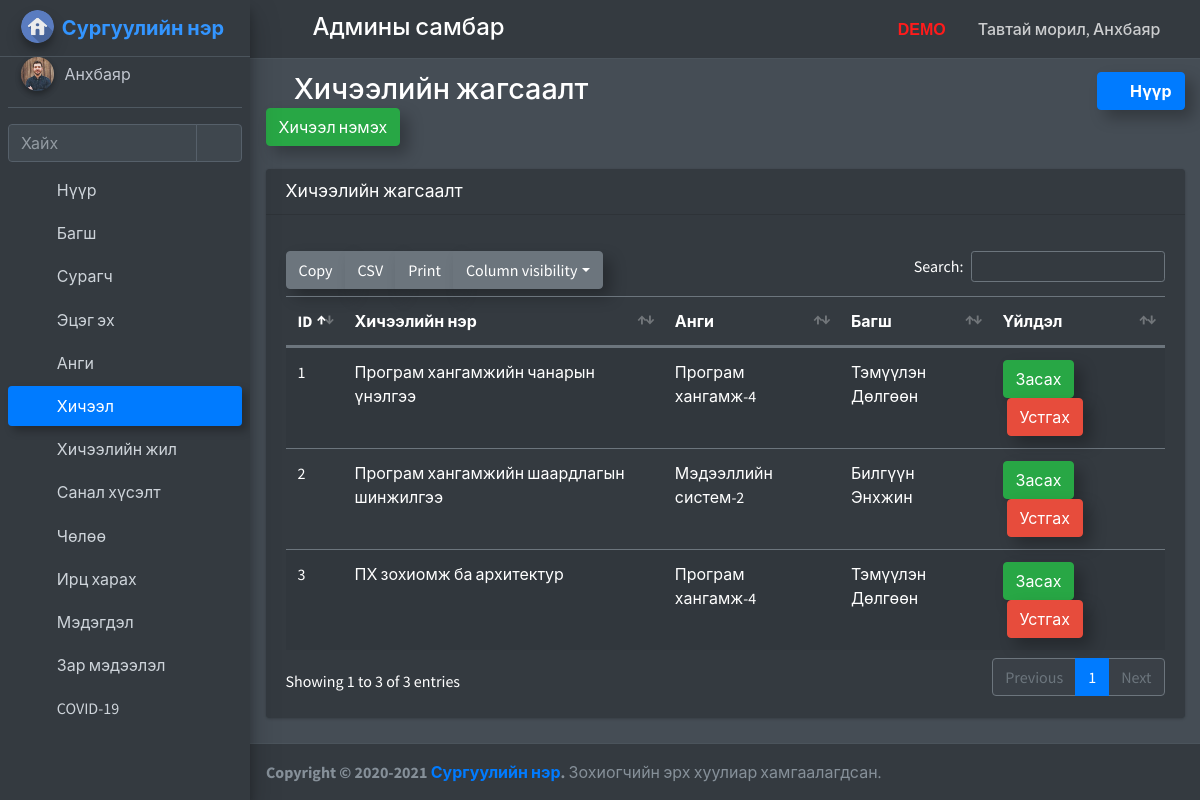
/manage_subject (signed in), run on the app's committed database.
### school_management_app/models.py (models this page shows)
class CustomUser(AbstractUser):
    user_type_data=((1,"HOD"),(2,"Staff"),(3,"Student"),(4,"Parent"))
    user_type=models.CharField(default=1,choices=user_type_data,max_length=10)

class AdminHOD(models.Model):
    id=models.AutoField(primary_key=True)
    admin=models.OneToOneField(CustomUser,on_delete=models.CASCADE)
    created_at=models.DateTimeField(auto_now_add=True)
    updated_at=models.DateTimeField(auto_now_add=True)
    profile_pic=models.FileField(default="")
    objects=models.Manager()

class Subjects(models.Model):
    id=models.AutoField(primary_key=True)
    subject_name=models.CharField(max_length=255)
    course_id=models.ForeignKey(Courses,on_delete=models.CASCADE,default=1)
    staff_id=models.ForeignKey(CustomUser,on_delete=models.CASCADE)
    created_at=models.DateTimeField(auto_now_add=True)
    updated_at=models.DateTimeField(auto_now_add=True)
    objects=models.Manager()

class Courses(models.Model):
    id=models.AutoField(primary_key=True)
    course_name=models.CharField(max_length=255)
    created_at=models.DateTimeField(auto_now_add=True)
    updated_at=models.DateTimeField(auto_now_add=True)
    objects=models.Manager()

### school_management_app/HodViews.py (the view)
# urls.py: path('manage_subject', HodViews.manage_subject,name="manage_subject"),
def manage_subject(request):
    user=CustomUser.objects.get(id=request.user.id)
    admin=AdminHOD.objects.get(admin=user)
    subjects=Subjects.objects.all()
    return render(request,"hod_template/manage_subject_template.html",{"subjects":subjects,"admin":admin})

### school_management_app/templates/hod_template/manage_subject_template.html (shortened to what this page needs)
{% extends 'hod_template/base_template.html' %}
{% load static %}
{% block page_title %}
{% block custom_css %}
<link rel="stylesheet" href="{% static "plugins/datatables-bs4/css/dataTables.bootstrap4.min.css" %}">
<link rel="stylesheet" href="{% static "plugins/datatables-responsive/css/responsive.bootstrap4.min.css" %}">
<link rel="stylesheet" href="{% static "plugins/datatables-buttons/css/buttons.bootstrap4.min.css" %}">
{% endblock custom_css %}
<i class="nav-icon fas fa-book-open"></i> Хичээлийн жагсаалт <a href="/add_subject" class="btn btn-success">Хичээл нэмэх</a>
{% endblock page_title %}
{% block main_content %}
<section class="content">
  <div class="container-fluid">
    <div class="row">
      <div class="col-12">
        <div class="card">
          <div class="card-header">
            <h3 class="card-title">Хичээлийн жагсаалт</h3>
          </div>
          <div class="card-body">
            <table id="example1" class="table table-striped">
              <thead>
                <tr>
                  <th>ID</th>
                  <th>Хичээлийн нэр</th>
                  <th>Анги</th>
                  <th>Багш</th>
                  <th>Үйлдэл</th>
                </tr>
              </thead>
              <tbody>
                {% for subject in subjects %}
                <tr>
                  <td>{{ subject.id }}</td>
                  <td>{{ subject.subject_name }}</td>
                  <td>{{ subject.course_id.course_name }}</td>
                  <td>{{ subject.staff_id.first_name }} {{ subject.staff_id.last_name }}</td>
                  <td style="width: 150px;"><a href="/edit_subject/{{ subject.id }}" class="btn btn-success">Засах</a>
                  <a href="/delete_subject/{{ subject.id }}" title="Delete" data-toggle="modal" data-target="#deleteReply" id="deleteButton{{subject.id}}" class="btn btn-danger ml-1 confirm-delete">Устгах</a></td>
                </tr>
                {% endfor %}
              </tbody>
            </table>
          </div>
        </div>
      </div>
    </div>
  </div>
</section>
{% endblock main_content %}

### school_management_app/templates/hod_template/base_template.html (shortened to what this page needs)
{% load static %}
<!DOCTYPE html>
<html>
<head>
  <link rel="stylesheet" href="{% static "plugins/fontawesome-free/css/all.min.css" %}">
  <link rel="stylesheet" href="https://code.ionicframework.com/ionicons/2.0.1/css/ionicons.min.css">
  <link rel="stylesheet" href="{% static "plugins/tempusdominus-bootstrap-4/css/tempusdominus-bootstrap-4.min.css" %}">
  <link rel="stylesheet" href="{% static "plugins/icheck-bootstrap/icheck-bootstrap.min.css" %}">
  <link rel="stylesheet" href="{% static "plugins/jqvmap/jqvmap.min.css" %}">
  <link rel="stylesheet" href="{% static "dist/css/adminlte.min.css" %}">
  <link rel="stylesheet" href="{% static "plugins/overlayScrollbars/css/OverlayScrollbars.min.css" %}">
  <link rel="stylesheet" href="{% static "plugins/daterangepicker/daterangepicker.css" %}">
  <link rel="stylesheet" href="{% static "plugins/summernote/summernote-bs4.css" %}">
  <link rel="stylesheet" href="{% static "custom/css/style.css" %}">
  {% block custom_css %} {% endblock custom_css %}
</head>
<body class="hold-transition sidebar-mini layout-fixed layout-navbar-fixed dark-mode">
  <div class="wrapper">
    <nav class="main-header navbar navbar-expand navbar-dark">
      <ul class="navbar-nav">
        <li class="nav-item">
          <a class="nav-link" data-widget="pushmenu" href="#"><i class="fas fa-bars"></i></a>
        </li>
      </ul>
      <h4 class="title-c1" style="margin-left: 10px; margin-top: 5px;">
        <span class="desktop">Админы самбар</span>
      </h4>
      <ul class="navbar-nav ml-auto">
        <li class="nav-item d-flex">
          <a class="nav-link">
            <span class="desktop-demo">DEMO</span>
        </li>
        <li class="nav-item d-flex">
          <a class="nav-link title-c2" style="white-space: nowrap; cursor: pointer;" data-toggle="dropdown" aria-haspopup="true" aria-expanded="false">
            <span class="hidden">Тавтай морил, </span>{{ user.last_name }}
            <i class="fas fa-angle-down"></i>
          </a>
        </li>
      </ul>
    </nav>
    {% include 'hod_template/sidebar_template.html' with user=user id=id %}
    <div class="content-wrapper">
      <div class="content-header">
        <div class="container-fluid">
          <div class="row mb-2">
            <div class="col-sm-6">
              <h1 class="m-0">
                {% block page_title %}
                {% endblock page_title %}
              </h1>
            </div>
            <div class="col-sm-6">
              <ol class="breadcrumb float-sm-right">
                <li class="breadcrumb-item"><a class="btn btn-primary font-weight-bold" href="{% url 'admin_home' %}"><i class="nav-icon fas fa-tachometer-alt mr-2"></i>Нүүр</a></li>
              </ol>
            </div>
          </div>
        </div>
      </div>
      {% block main_content %}{% endblock main_content %}
    </div>
    {% include 'hod_template/footer.html' %}
  </div>
</body>
</html>

### school_management_app/templates/hod_template/sidebar_template.html (shortened to what this page needs)
{% load static %}
<aside class="main-sidebar sidebar-dark-primary elevation-4">
  <a href="/admin_home" class="brand-link">
    <img src="{% static "dist/img/home-icon.png" %}" alt="logo" class="brand-image img-circle elevation-3"
      style="opacity: .9">
    <span class="brand-text font-weight-bold">Сургуулийн нэр</span>
  </a>
  <div class="sidebar">
    <div class="user-panel mt-3 pb-3 mb-3 d-flex">
      <div class="image">
        <img src="{{ admin.profile_pic }}" class="img-circle elevation-2 zoomD" alt="User Image">
      </div>
      <div class="info">
        <a href="{% url 'admin_profile' %}" class="d-block ">{{ user.last_name }}</a>
      </div>
    </div>
    <div class="form-inline">
      <div class="input-group" data-widget="sidebar-search">
        <input class="form-control form-control-sidebar" type="search" placeholder="Хайх" aria-label="Search">
        <div class="input-group-append">
          <button class="btn btn-sidebar" style="box-shadow: none !important;">
            <i class="fas fa-search fa-fw"></i>
          </button>
        </div>
      </div>
    </div>
    <nav class="mt-2">
      <ul class="nav nav-pills nav-sidebar flex-column nav-child-indent" data-widget="treeview" role="menu"
        data-accordion="false">
        <li class="nav-item">
          {% url 'admin_home' as admin_home %}
          <a href="{{ admin_home }}" class="nav-link {% if request.path == admin_home %} active {% endif %}">
            <i class="nav-icon fas fa-tachometer-alt"></i>
            <p>Нүүр</p>
          </a>
        </li>
        <li class="nav-item">
          {% url 'add_staff' as add_staff %}
          {% url 'manage_staff' as manage_staff %}
          {% url 'edit_staff' staff_id=id as edit_staff %}
          <a href="#" class="nav-link {% if request.path == add_staff %} active {% elif request.path == manage_staff %} active {% elif request.path == edit_staff %} active {% endif %}">
            <i class="nav-icon fas fa-chalkboard-teacher"></i>
            <p>Багш
              <i class="right fas fa-angle-left"></i>
            </p>
          </a>
        </li>
        <li class="nav-item">
          {% url 'add_student' as add_student %}
          {% url 'manage_student' as manage_student %}
          {% url 'edit_student' student_id=id as edit_student %}
          <a href="#" class="nav-link {% if request.path == add_student %} active {% elif request.path == manage_student %} active {% elif request.path == edit_student %} active {% endif %}">
            <i class="nav-icon fas fa-user-graduate"></i>
            <p>
              Сурагч
              <i class="right fas fa-angle-left"></i>
            </p>
          </a>
        </li>
        <li class="nav-item">
          {% url 'add_parent' as add_parent %}
          {% url 'manage_parent' as manage_parent %}
          {% url 'edit_parent' parent_id=id as edit_parent %}
          <a href="#" class="nav-link {% if request.path == add_parent %} active {% elif request.path == manage_parent %} active {% elif request.path == edit_parent %} active {% endif %}">
            <i class="nav-icon fas fa-users"></i>
            <p>
              Эцэг эх
              <i class="right fas fa-angle-left"></i>
            </p>
          </a>
        </li>
        <li class="nav-item">
          {% url 'add_course' as add_course %}
          {% url 'manage_course' as manage_course %}
          {% url 'edit_course' course_id=id as edit_course %}
          <a href="#" class="nav-link {% if request.path == add_course %} active {% elif request.path == manage_course %} active {% elif request.path == edit_course %} active {% endif %}">
            <i class="nav-icon fas fa-book"></i>
            <p>
              Анги
              <i class="right fas fa-angle-left"></i>
            </p>
          </a>
        </li>
        <li class="nav-item">
          {% url 'add_subject' as add_subject %}
          {% url 'manage_subject' as manage_subject %}
          {% url 'edit_subject' subject_id=id as edit_subject %}
          <a href="#" class="nav-link {% if request.path == add_subject %} active {% elif request.path == manage_subject %} active {% elif request.path == edit_subject %} active {% endif %}">
            <i class="nav-icon fas fa-book-open"></i>
            <p>
              Хичээл
              <i class="right fas fa-angle-left"></i>
            </p>
          </a>
        </li>
        <li class="nav-item">
          {% url 'add_session' as add_session %}
          {% url 'manage_session' as manage_session %}
          <a href="#" class="nav-link {% if request.path == add_session %} active {% elif request.path == manage_session %} active {% endif %}">
            <i class="nav-icon fas fa-calendar-alt"></i>
            <p>
              Хичээлийн жил
              <i class="right fas fa-angle-left"></i>
            </p>
          </a>
        </li>
        <li class="nav-item">
          {% url 'student_feedback_message' as student_feedback_message %}
          {% url 'staff_feedback_message' as staff_feedback_message %}
          {% url 'parent_feedback_message' as parent_feedback_message %}
          <a href="#" class="nav-link {% if request.path == student_feedback_message %} active {% elif request.path == staff_feedback_message %} active {% elif request.path == parent_feedback_message %} active {% endif %}">
            <i class="nav-icon fas fa-comments"></i>
            <p>
              Санал хүсэлт
              <i class="right fas fa-angle-left"></i>
            </p>
          </a>
        </li>
        <li class="nav-item">
          {% url 'student_leave_view' as student_leave_view %}
          {% url 'staff_leave_view' as staff_leave_view %}
          <a href="#" class="nav-link {% if request.path == student_leave_view %} active {% elif request.path == staff_leave_view %} active {% endif %}">
            <i class="nav-icon fas fa-sign-out-alt"></i>
            <p>
              Чөлөө
              <i class="right fas fa-angle-left"></i>
            </p>
          </a>
        </li>
        <li class="nav-item">
          {% url 'admin_view_attendance' as admin_view_attendance %}
          <a href="{% url 'admin_view_attendance' %}"
            class="nav-link {% if request.path == admin_view_attendance %} active {% endif %}">
            <i class="nav-icon fas fa-user-check"></i>
            <p>
              Ирц харах
            </p>
          </a>
        </li>
        <li class="nav-item">
          {% url 'admin_send_notification_staff' as admin_send_notification_staff %}
          {% url 'admin_send_notification_student' as admin_send_notification_student %}
          {% url 'admin_send_notification_parent' as admin_send_notification_parent %}
          <a href="#" class="nav-link ">
            <i class="nav-icon fas fa-bell"></i>
            <p>
              Мэдэгдэл
              <i class="right fas fa-angle-left"></i>
            </p>
          </a>
        </li>
        {% url 'manage_tnews' as manage_tnews %}
        {% url 'edit_tnews' TNews_id=id as edit_tnews %}
        {% url 'add_tnews' as add_tnews %}
        {% url 'view_tnews' TNews_id=id as view_tnews %}
        {% url 'manage_news' as manage_news %}
        {% url 'edit_news' News_id=id as edit_news %}
        {% url 'add_news' as add_news %}
        {% url 'view_news' News_id=id as view_news %}
        {% url 'manage_pnews' as manage_pnews %}
        {% url 'edit_pnews' PNews_id=id as edit_pnews %}
        {% url 'add_pnews' as add_pnews %}
        {% url 'view_pnews' PNews_id=id as view_pnews %}
        <li class="nav-item">
          <a href="#" class="nav-link
          ">
            <i class="nav-icon fas fa-newspaper"></i>
            <p>
              Зар мэдээлэл
              <i class="right fas fa-angle-left"></i>
            </p>
          </a>
        <li class="nav-item">
          {% url 'covid19' as covid19 %}
          <a href="{% url 'covid19' %}" class="nav-link {% if request.path == covid19 %} active {% endif %}">
            <i class="nav-icon fas fa-virus"></i>
            <p>
              COVID-19
            </p>
          </a>
        </li>
      </ul>
    </nav>
  </div>
</aside>

### school_management_app/static/custom/css/style.css (style rules this page uses)
.breadcrumb-item { margin-top: 10px; display: none; }
@media screen and (min-width: 992px) { .breadcrumb-item { margin-top: 0px; display: inline-block; } }
.btn { box-shadow: 8px 8px 15px rgba(0, 0, 0, 0.267) !important; }

### school_management_app/templates/hod_template/base_template.html (style rules this page uses)
.title-c1 { font-size: 20px; }
.desktop { font-size: 0px; }
.desktop-demo { font-size: 0px; }
.title-c2 { font-size: 15px; }
.hidden { font-size: 0; }
@media screen and (min-width: 992px) { .title-c1 { font-size: 24px; } }
@media screen and (min-width: 992px) { .desktop { font-size: 24px; } }
@media screen and (min-width: 992px) { .desktop-demo { font-size: 1rem; color: #ff1b1b; font-weight: 700; font-family: sans-serif; } }
@media screen and (min-width: 992px) { .title-c2 { font-size: 16px; font-weight: 500; } }
@media screen and (min-width: 992px) { .hidden { font-size: 16px; } }

### school_management_app/templates/hod_template/sidebar_template.html (style rules this page uses)
.zoomD { cursor: zoom-in; }
.nav-link.active { box-shadow: 5px 5px 8px rgba(0, 0, 0, 0.267) !important; }

### data on the page
CustomUser: last_name "Анхбаяр"
AdminHOD: profile_pic (picture)
Subjects: id "1", subject_name "Програм хангамжийн чанарын үнэлгээ", course_id.course_name "Програм хангамж-4", staff_id.first_name "Тэмүүлэн", staff_id.last_name "Дөлгөөн"
Subjects: id "2", subject_name "Програм хангамжийн шаардлагын шинжилгээ", course_id.course_name "Мэдээллийн систем-2", staff_id.first_name "Билгүүн", staff_id.last_name "Энхжин"
Subjects: id "3", subject_name "ПХ зохиомж ба архитектур", course_id.course_name "Програм хангамж-4", staff_id.first_name "Тэмүүлэн", staff_id.last_name "Дөлгөөн"
